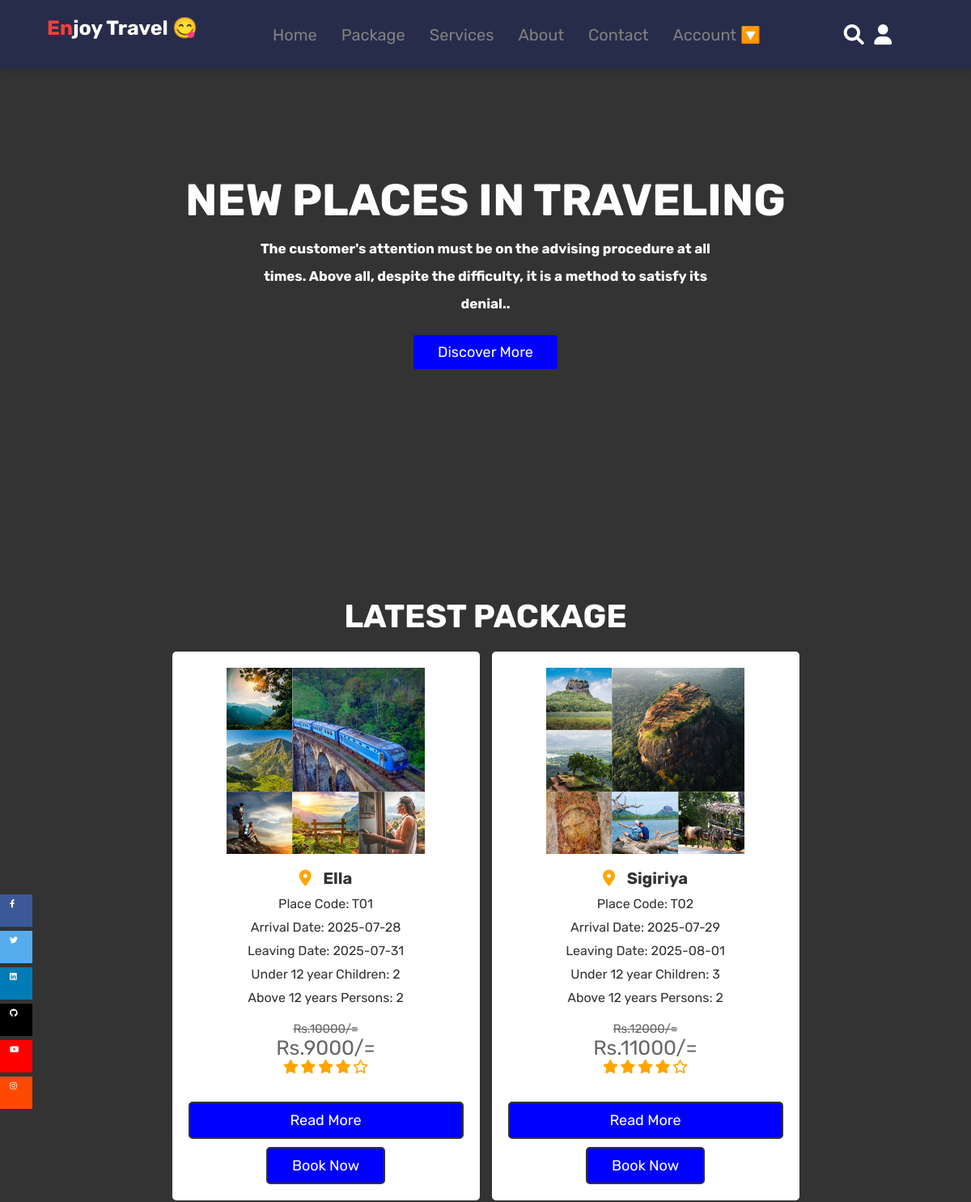
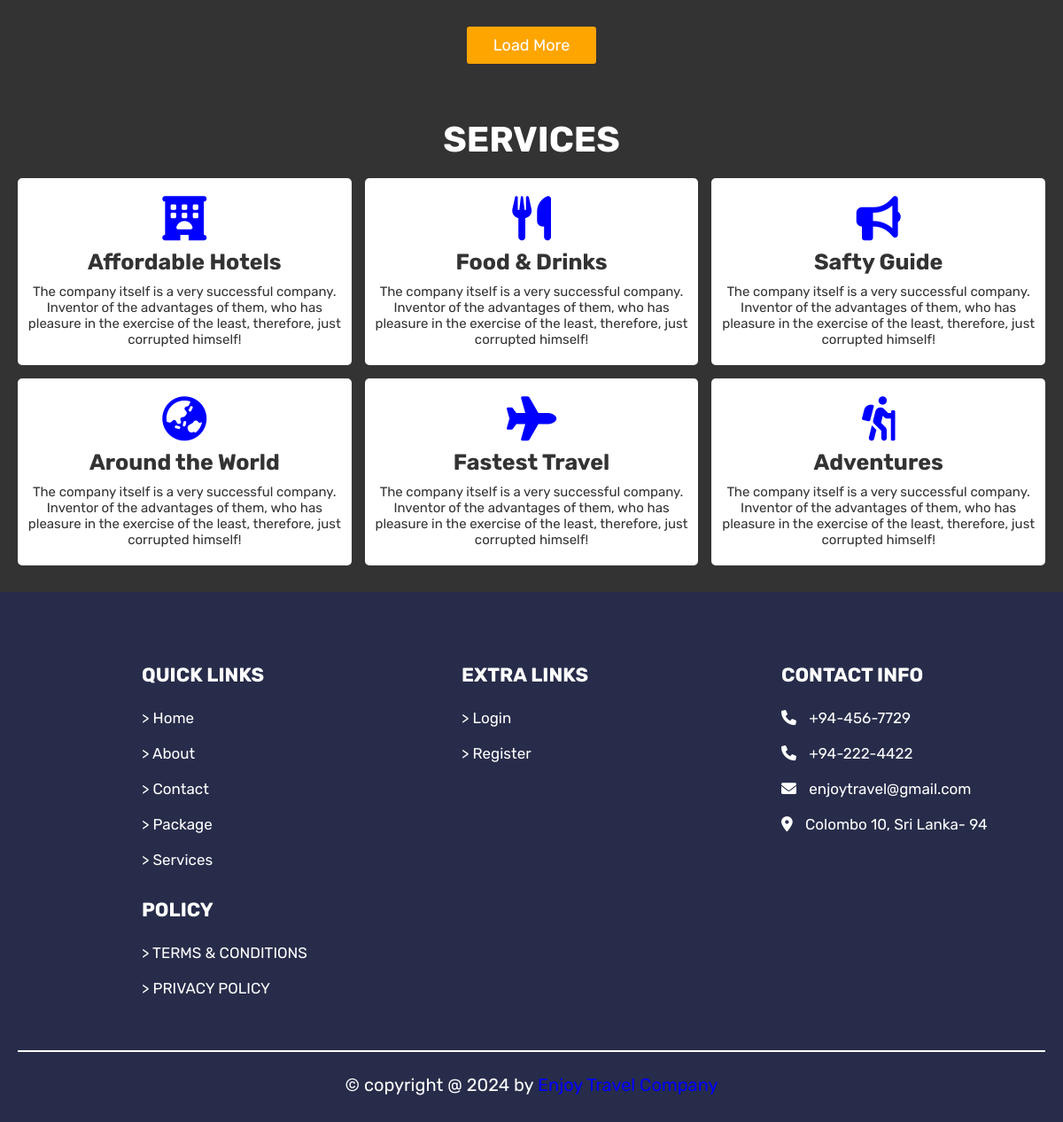
The app's page /home.php with its own data (2 pictures, top to bottom).
### tables this page shows
CREATE TABLE `place1` (
  `id` int(100) NOT NULL,
  `name` varchar(100) NOT NULL,
  `code` varchar(100) NOT NULL,
  `ardate` date NOT NULL,
  `ledate` date NOT NULL,
  `under` int(20) NOT NULL,
  `above` int(20) NOT NULL,
  `price` int(20) NOT NULL,
  `price1` int(20) NOT NULL,
  `details` varchar(1000) NOT NULL,
  `image` varchar(200) NOT NULL
);

### home.php (the view, shortened to what this page needs)
<?php
include 'config.php';
?>
<!DOCTYPE html>
<html lang="en">
<head>
   <link rel="stylesheet" href="https://cdnjs.cloudflare.com/ajax/libs/font-awesome/6.0.0/css/all.min.css">
   <link rel="stylesheet" href="css/st.css">
</head>
<body>
<?php @include 'header.php'; ?>
<div class="content">
      <h3>new places in traveling</h3>
      <p><b>The customer's attention must be on the advising procedure at all times. Above all, despite the difficulty, it is a method to satisfy its denial..</b></p>
      <a href="about.php" class="btn">discover more</a>
	   </div>
	<video autoplay loop muted plays-inline class="video-container">
		<source src="images/vid-1.mp4" type="video/mp4">
	</video>
<section class="place">
   <h1 class="title1">latest package</h1>
   <div class="box-container1">
      <?php
         $select_place = mysqli_query($conn, "SELECT * FROM `place1` LIMIT 6") or die('query failed');
         if(mysqli_num_rows($select_place) > 0){
            while($fetch_place = mysqli_fetch_assoc($select_place)){
      ?>
      <form action="" method="POST" class="box1">
         <img src="uploaded_img/<?php echo $fetch_place['image']; ?>" alt="" class="image">
         <div class="name"><i class="fas fa-map-marker-alt"></i>&nbsp; &nbsp;<b><?php echo $fetch_place['name']; ?></b></div>
		 <div class="name1">Place Code: <?php echo $fetch_place['code']; ?></div>
		 <div class="name1">Arrival Date: <?php echo $fetch_place['ardate']; ?></div>
		 <div class="name1">Leaving Date: <?php echo $fetch_place['ledate']; ?></div>
		 <div class="name1">Under 12 year Children: <?php echo $fetch_place['under']; ?></div>
		 <div class="name1">Above 12 years Persons: <?php echo $fetch_place['above']; ?></div>
		 <div class="price">Rs.<?php echo $fetch_place['price']; ?>/=</div>
		 <div class="price1">Rs.<?php echo $fetch_place['price1']; ?>/=</div>
		 <div class="stars">
                    <i class="fas fa-star"></i>
                    <i class="fas fa-star"></i>
                    <i class="fas fa-star"></i>
                    <i class="fas fa-star"></i>
                    <i class="far fa-star"></i>
                </div></br></br>
		 <input type="submit" value="Read More" class="btn">
         <a href="booking.php" class="btn">Book Now</a>
      </form>
      <?php
			}
      }else{
         echo '<p class="empty1">no places added yet!</p>';
      }
      ?>
   </div>
   <div class="more-btn">
      <a href="package.php" class="option-btn">load more</a>
   </div>
</section>
<section class="services" id="services">
    <h1 class="title">services</h1>
    <div class="box-container">
        <div class="box">
            <i class="fas fa-hotel"></i>
            <h3>Affordable Hotels</h3>
            <p>The company itself is a very successful company. Inventor of the advantages of them, who has pleasure in the exercise of the least, therefore, just corrupted himself!</p>
        </div>
        <div class="box">
            <i class="fas fa-utensils"></i>
            <h3>Food & Drinks</h3>
            <p>The company itself is a very successful company. Inventor of the advantages of them, who has pleasure in the exercise of the least, therefore, just corrupted himself!</p>
        </div>
        <div class="box">
            <i class="fas fa-bullhorn"></i>
            <h3>Safty Guide</h3>
            <p>The company itself is a very successful company. Inventor of the advantages of them, who has pleasure in the exercise of the least, therefore, just corrupted himself!</p>
        </div>
        <div class="box">
            <i class="fas fa-globe-asia"></i>
            <h3>Around the World</h3>
            <p>The company itself is a very successful company. Inventor of the advantages of them, who has pleasure in the exercise of the least, therefore, just corrupted himself!</p>
        </div>
        <div class="box">
            <i class="fas fa-plane"></i>
            <h3>Fastest Travel</h3>
            <p>The company itself is a very successful company. Inventor of the advantages of them, who has pleasure in the exercise of the least, therefore, just corrupted himself!</p>
        </div>
        <div class="box">
            <i class="fas fa-hiking"></i>
            <h3>Adventures</h3>
            <p>The company itself is a very successful company. Inventor of the advantages of them, who has pleasure in the exercise of the least, therefore, just corrupted himself!</p>
        </div>
    </div>
</section>
<?php @include 'footer.php'; ?>
<div class="icon1">
	<ul>
		<a href="#">
        <li class="facebook">
            <i class="fa-brands fa-facebook-f"></i>
        </li>
		</a>
		<a href="#">
        <li class="twitter">
            <i class="fa-brands fa-twitter"></i>
        </li>
		</a>
		<a href="https://www.linkedin.com/in/janith-madusanka-9b2b66236/">
        <li class="linkedin">
            <i class="fa-brands fa-linkedin"></i>
        </li>
		</a>
		<a href="#">
        <li class="github">
            <i class="fa-brands fa-github"></i>
        </li>
		</a>
		<a href="https://www.youtube.com/channel/UC0icYZ76C2nDKdZ3IpPsgYg">
        <li class="youtube">
            <i class="fa-brands fa-youtube"></i>
        </li>
		</a>
		<a href="#">
        <li class="instagram">
            <i class="fa-brands fa-instagram"></i>
        </li>
		</a>
		</ul>
    </div>
</body>
</html>

### css/st.css (style rules this page uses)
* { font-family: 'Rubik', sans-serif; margin:0; padding:0; box-sizing: border-box; outline: none; border:none; text-decoration: none; transition:all .2s linear; }
html { font-size: 62.5%; overflow-x: hidden; scroll-behavior: smooth; scroll-padding-top: 6.5rem; }
body { background: #333; }
section { padding:3rem 2rem; }
.btn, .delete-btn, .option-btn { display: inline-block; border-radius: .5rem; margin-top: 1rem; font-size: 1.8rem; color: white; cursor: pointer; border: .2rem solid #333; padding:1rem 3rem; text-transform: capitalize; }
.btn { background-color: blue; }
.option-btn { background-color: orange; }
.more-btn { margin-top: 2rem; text-align: center; }
.title { text-align: center; margin-bottom: 2rem; color: #fff; text-transform: uppercase; font-size: 4rem; }
.video-container { position: absolute; top:0; left: 0; right: 0; z-index: -1; height: 100%; width: 100%; object-fit: cover; }
.content { text-align: center; margin-top: 130px; }
.content h3 { text-transform: uppercase; color: #fff; font-size: 5.5rem; text-align: center; trnsition: 0.5s; }
.content p { max-width: 60rem; margin:1rem auto; line-height:2; font-size: 1.7rem; color: #fff; text-align: center; }
.title1 { text-align: center; margin-bottom: 2rem; margin-top: 250px; color: #fff; text-transform: uppercase; font-size: 4rem; }
.icon1 { top: 40%; left: 0; transform: tanslatey(-50%); position: fixed; z-index: 100; }
.icon1 ul { padding: initial; }
.icon1 ul li { height: 40px; width: 40px; list-style-type: none; padding-left: 12px; padding-top: 6px; margin-top: 5px; color: #fff; }
.facebook { background: #3b5998; }
.youtube { background: #ff0000; }
.linkedin { background: #007bb5; }
.twitter { background: #55acee; }
.instagram { background: #ff4800; }
.github { background: #000000; }
.place .box-container1 { display: grid; grid-template-columns: repeat(auto-fit, 38rem); gap:1.5rem; align-items: flex-start; max-width: 1200px; margin: 0 auto; justify-content: center; }
.place .box-container1 .box1 { text-align: center; padding: 2rem; background-color: #fff; border-radius: .5rem; position: relative; }
.place .box-container1 .box1 .image { height: 23rem; margin-bottom: .5rem; marging-top: 20px; }
.place .box-container1 .box1 .name { margin:1rem 0; font-size:2rem; color:#333; }
.place .box-container1 .box1 .name1 { margin:1rem 0; font-size:1.6rem; color:#333; }
.place .box-container1 .box1 .name i { color: orange; }
.place .box-container1 .box1 .stars i { font-size:1.7rem; color: orange; }
.place .box-container1 .box1 .price { font-size: 1.5rem; color:#666; padding-top: 1rem; text-decoration: line-through; }
.place .box-container1 .box1 .price1 { color:#666; font-size: 2.5rem; }
.services .box-container { display: flex; flex-wrap: wrap; gap:1.5rem; }
.services .box-container .box { flex: 1 1 30rem; border-radius: .5rem; padding:1rem; text-align: center; background-color: #fff; }
.services .box-container .box i { padding:1rem; font-size: 5rem; color: blue; }
.services .box-container .box h3 { font-size: 2.5rem; color:#333; }
.services .box-container .box p { font-size: 1.5rem; color:#333; padding:1rem 0; }
input, button { display: block; outline: none; width: 100%; padding: 0.5em; border-radius: 0.3em; }
input { padding: 1em 0.5em; border: 1.5px solid #d0d0d0; }

### records on screen
place1: image (picture), name "Ella", code "T01", ardate "2025-07-28", ledate "2025-07-31", under "2", above "2", price "10000", price1 "9000"
place1: image (picture), name "Sigiriya", code "T02", ardate "2025-07-29", ledate "2025-08-01", under "3", above "2", price "12000", price1 "11000"
